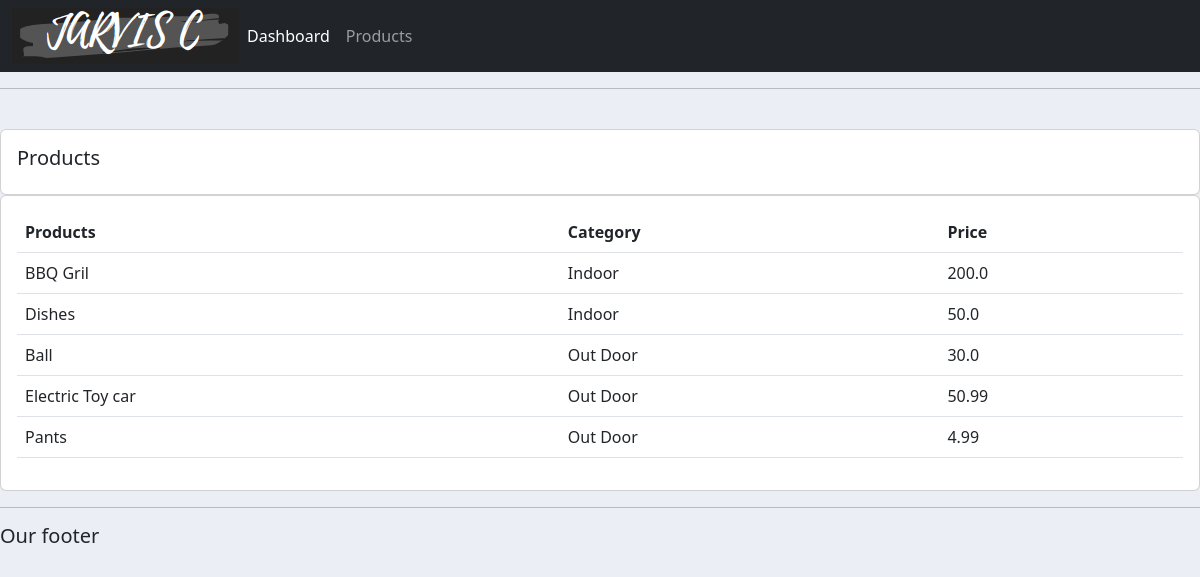
Screenshot of /products/ with the database file from the repository.
### accounts/models.py (models this page shows, shortened)
class Products(models.Model):
    CATEGORY = (
        ('Indoor', 'Indoor'),
        ('Out Door', 'Out Door'),
    )
    name = models.CharField(max_length=200, null=True)
    price = models.FloatField(null=True)
    category = models.CharField(max_length=200, null=True, choices=CATEGORY)
    description = models.CharField(max_length=200, null=True, blank=True)
    date_created = models.DateTimeField(auto_now_add=True, null=True)
    tags = models.ManyToManyField(Tag)

### accounts/views.py (the view)
# urls.py: path('products/', views.products, name="products"),
def products(request):
    product = Products.objects.all()
    return render(request, 'accounts/products.html', {'products': product})

### accounts/templates/accounts/products.html
{% extends 'accounts/base.html' %}
{% block content %}
<br/>
<div class="row">
    <div class="col-md">
        <div class="card card-body">
            <h5>Products</h5>
        </div>
        <div class="card card-body">
            <table class="table">
                <tr>
                    <th>Products</th>
                    <th>Category</th>
                    <th>Price</th>
                </tr>
                {% for i in products %}
                    <tr>
                        <td>{{ i.name }}</td>
                        <td>{{ i.category }}</td>
                        <td>{{ i.price }}</td>
                    </tr>
                {% endfor %}
            </table>
        </div>
    </div>
</div>
{% endblock content %}

### static/css/main.css (style rules this page uses)
body { background-color:#ebeff5 }

### rows the page displays
Products: name "BBQ Gril", category "Indoor", price "200.0"
Products: name "Dishes", category "Indoor", price "50.0"
Products: name "Ball", category "Out Door", price "30.0"
Products: name "Electric Toy car", category "Out Door", price "50.99"
Products: name "Pants", category "Out Door", price "4.99"
